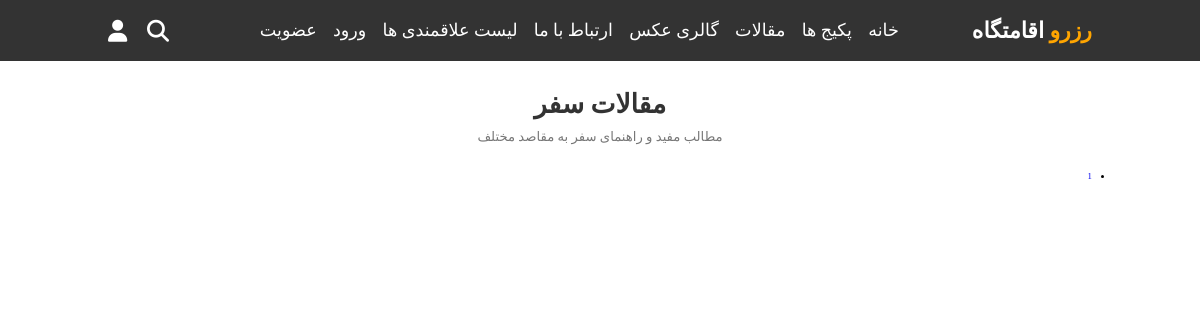
Page /article/article-list/ on the earlier database version.
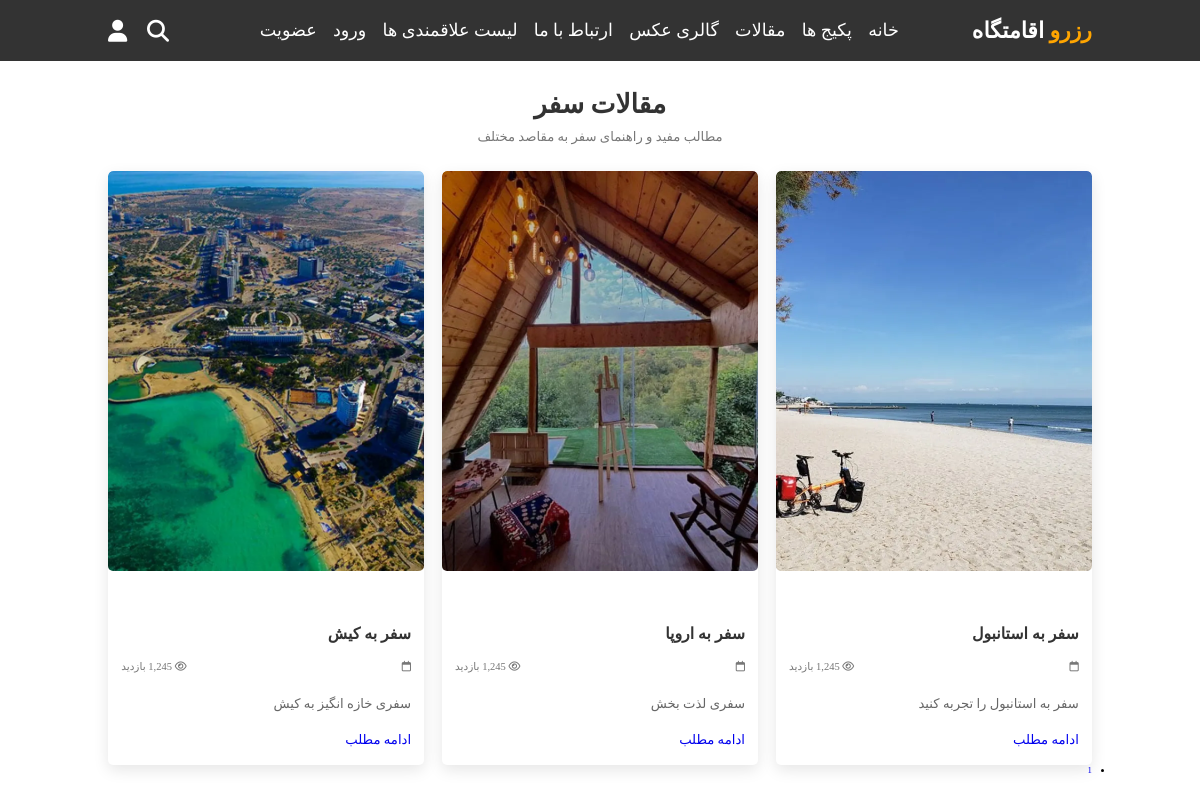
Same page on the later database version.
### article/models.py (models this page shows, shortened)
class Article(models.Model):
    title = models.CharField(max_length=300, verbose_name='عنوان مقاله')
    slug = models.SlugField(max_length=400, db_index=True, allow_unicode=True, verbose_name='عنوان در url')
    image = models.ImageField(upload_to='', verbose_name='تصویر مقاله')
    short_description = models.TextField(verbose_name='توضیحات کوتاه')
    text = models.TextField(verbose_name='متن مقاله')
    is_active = models.BooleanField(default=True, verbose_name='فعال / غیرفعال')
    selected_category = models.ManyToManyField(ArticleCategory, verbose_name='دسته بندی ها')
    author = models.ForeignKey(User, on_delete=models.CASCADE, verbose_name='نویسنده', null=True, editable=True)
    created_date = models.DateTimeField(auto_now_add=True, editable=False, verbose_name='تاریخ ثبت')
    class Meta:
        verbose_name = 'مقاله'
        verbose_name_plural = 'مقالات'

### article/views.py (the view)
class ArticleListView(ListView):
    template_name = 'article/article_list.html'
    model = Article
    context_object_name = 'articles'
    paginate_by = 5
    def get_context_data(self, *args, **kwargs):
        context = super(ArticleListView, self).get_context_data(*args, **kwargs)
        return context
    def get_queryset(self):
        base_query = super(ArticleListView, self).get_queryset()
        category_name = self.kwargs.get('category')
        if category_name is not None:
            base_query = base_query.filter(selected_categories__url_title__iexact=category_name)
        return base_query

### polls/templatetags/poll_extras.py (called while the page is built)
@register.filter
def to_jalali(value):
    if not value:
        return ""
    try:
        return JalaliDate(value).strftime('%Y/%m/%d')
    except Exception:
        return value

### article/templates/article/article_list.html (shortened to what this page needs)
{% extends 'base2.html' %}
{% load static %}
{% block page_content %}
<section class="articles-container">
    <div class="articles-header">
        <h1>مقالات سفر</h1>
        <p>مطالب مفید و راهنمای سفر به مقاصد مختلف</p>
    </div>
    <div class="articles-list">
        {% for article in articles %}
            {% include 'article/include/article.html' %}
        {% endfor %}
    </div>
                    <nav class="d-flex justify-content-between pt-2" aria-label="Page navigation">
              <ul class="pagination">
                {% for page in paginator.page_range %}
                                  <li class="page-item d-none d-sm-block">
                                      <a class="page-link" href="?page={{ page }}">
                                          {{ page }}
                                      </a></li>
                {% endfor %}
              </ul>
            </nav>
</section>
{% endblock %}

### article/templates/article/include/article.html
{% load static %}
{% load poll_extras %}
<div class="article-card">
            <div class="article-image">
                <img src="{{ article.image.url }}" alt="{{ article.title}}">
            </div>
            <div class="article-content">
                <h3>{{ article.title}}</h3>
                <div class="article-meta">
                    <span><i class="far fa-calendar"></i>{{article.created_date|to_jalali}}</span>
                    <span><i class="far fa-eye"></i> 1,245 بازدید</span>
                </div>
                <p class="article-excerpt">{{ article.short_description}}</p>
                <a href="{% url 'article_detail' article.id %}">ادامه مطلب</a>
            </div>
        </div>

Differences in the rows shown:
added Article: image (picture), title "سفر به استانبول", short_description "سفر به استانبول را تجربه کنید"
added Article: image (picture), title "سفر به اروپا", short_description "سفری لذت بخش"
added Article: image (picture), title "سفر به کیش", short_description "سفری خازه انگیز به کیش"
